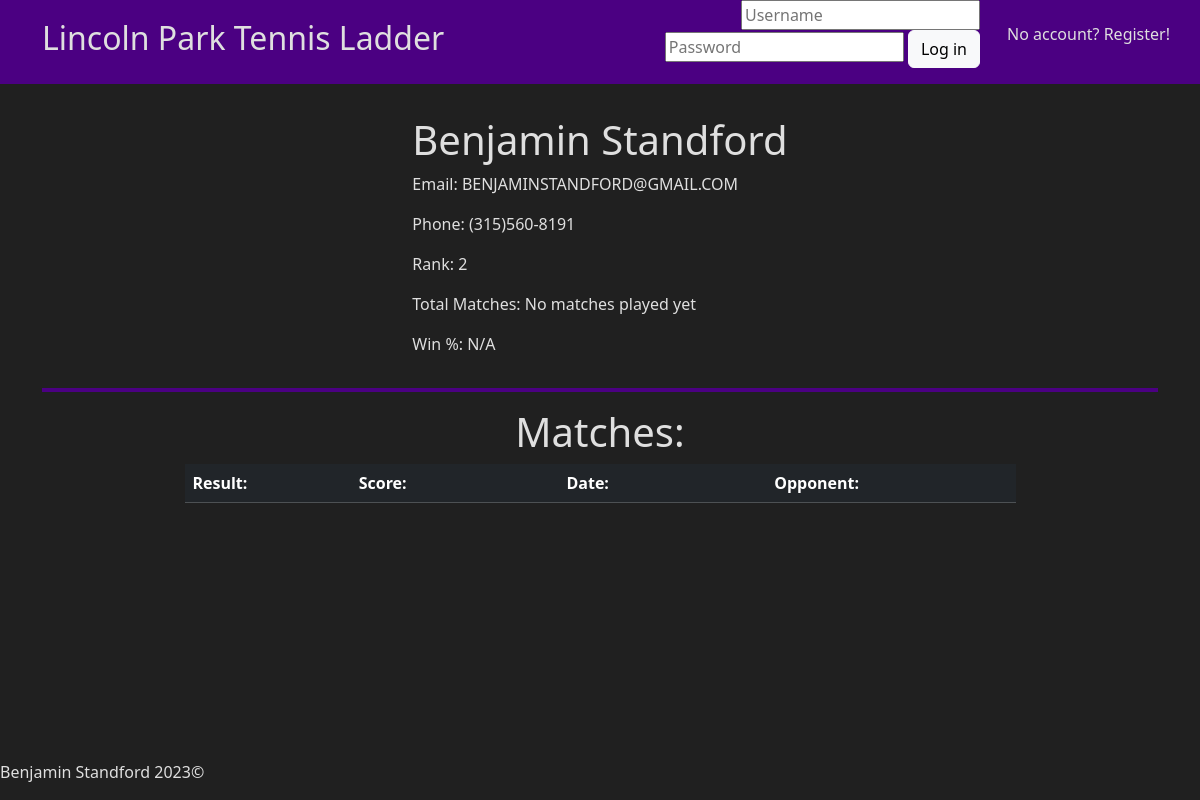
Before: /profile?id=1 with the older database file.
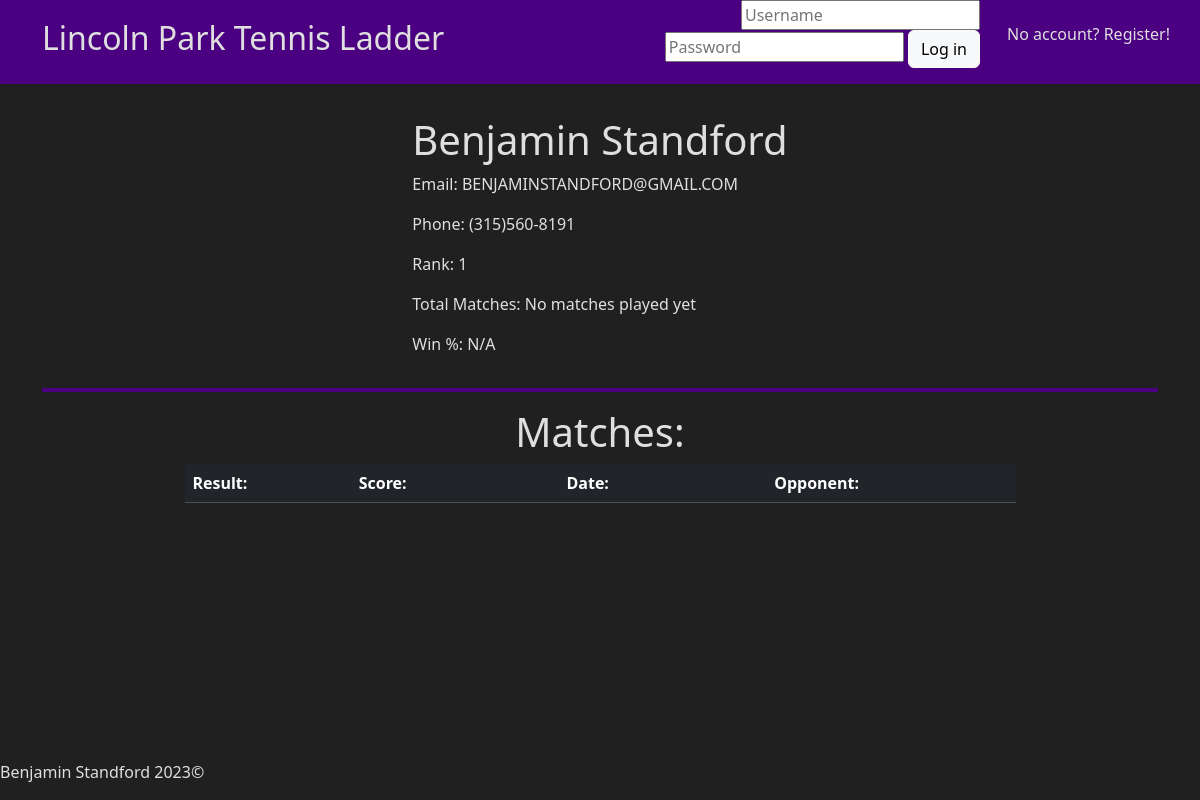
After: the same page with the newer database file.
### app/helpers.py (models this page shows, shortened)
class User(db.Model):
    id = db.Column(db.Integer(), primary_key=True)
    first= db.Column(db.String(255), nullable=False)
    last = db.Column(db.String(255), nullable=False)
    username = db.Column(db.String(255), unique=True, nullable=False)
    password = db.Column(db.LargeBinary, nullable=False)
    salt = db.Column(db.LargeBinary, nullable=False)
    email = db.Column(db.String(255), unique=True, nullable=False)
    phone = db.Column(db.String(255))
    rank = db.Column(db.Integer(), default=0)
    date_joined = db.Column(db.Date, default=datetime.utcnow)
    matches = db.relationship("Match", secondary=user_match, backref="players")
    temp_matches = db.relationship("Temp_match", secondary=user_temp, backref="players")
    matches_won = db.relationship("Match", backref="winner", foreign_keys="Match.winner_id", lazy=True)
    matches_lost = db.relationship("Match", backref="loser", foreign_keys="Match.loser_id", lazy=True)
    temp_matches_won = db.relationship("Temp_match", backref="winner", foreign_keys="Temp_match.winner_id", lazy=True)
    temp_matches_lost = db.relationship("Temp_match", backref="loser", foreign_keys="Temp_match.loser_id", lazy=True)
    msg_sent = db.relationship("Chat", backref="sender", foreign_keys="Chat.sender_id", lazy=True)
    msg_received = db.relationship("Chat", backref="recipient", foreign_keys="Chat.recipient_id", lazy=True)

### app/routes.py (the view)
@app.route("/profile")
def profile():
    id = request.args.get('id')
    profile, stats = h.get_profile(id)
    return render_template("profile.html", profile=profile, stats=stats)

### app/helpers.py (called while the page is built)
def get_profile(id):
    profile = User.query.filter_by(id=id).first()
    stats = []
    if profile.matches:
        stats.append(len(profile.matches))
        stats.append(int(len(profile.matches_won) / len(profile.matches) * 100))
    else:
        stats.append("No matches played yet")
        stats.append("N/A")
    return profile, stats

### app/templates/profile.html (shortened to what this page needs)
{% extends "layout.html" %}
{% block main %}
    <div class="container">
        <div class="p-3"></div>
        <div class="row justify-content-center">
            <div class="col-auto">
                <h1>{{ profile.first }} {{ profile.last }}</h1>
                <p>Email: {{ profile.email }}</p>
                <p>Phone: {{ profile.phone }}</p>
                <p>Rank: {{ profile.rank }}</p>
                <p>Total Matches: {{ stats[0] }}</p>
                <p>Win %: {{ stats[1] }}</p>
            </div>
        </div>
        <hr class="border-4 opacity-100">
        <div class="row justify-content-center">
            <div class="col-12 col-md-9 text-center">
                <h1>Matches:</h1>
                <table class="table table-dark table-striped table-hover">
                    <thead>
                        <tr>
                            <th style="width: 20%">Result:</th>
                            <th style="width: 25%">Score:</th>
                            <th style="width: 25%">Date:</th>
                            <th style="width: 30%">Opponent:</th>
                        </tr>
                    </thead>
                </table>
            </div>
        </div>
    </div>
{% endblock %}

### app/templates/layout.html (shortened to what this page needs)
<!DOCTYPE <!DOCTYPE html>
<html lang="en">
    <head>
        <link href="https://cdn.jsdelivr.net/npm/bootstrap@5.3.2/dist/css/bootstrap.min.css" rel="stylesheet">
        <link rel="stylesheet" href={{ url_for("static", filename="styles.css") }}>
    </head>
    <body>
        <header class="sticky-top">
            <div class="container">
                {% if page == 'register' %}
                <div class="row align-items-center justify-content-between" id="header-row">
                    <div class="col-12 col-md-3 col-lg-5 text-center text-md-start">
                        <a href="/" id="logo" alt="Logo">
                            <h2>Lincoln Park Tennis Ladder</h2>
                        </a>
                    </div>
                    </div>
                {% elif not "USER" in session %}
                    <div class="row align-items-center justify-content-between" id="header-row">
                        <div class="col-12 col-md-3 col-lg-5 text-center text-md-start">
                            <a href="/" id="logo" alt="Logo">
                                <h2>Lincoln Park Tennis Ladder</h2>
                            </a>
                        </div>
                        <div class="col-12 col-md-9 col-lg-5 text-center text-md-end p-0">
                            <form action="/" id="login-form" method="post">
                                <input class="no-margin" id="username" name="username" type="text" placeholder="Username" autocomplete="off" autofocus required/>
                                <input class="no-margin" id="password" name="password" type="password" placeholder="Password" required/>
                                <button class="btn btn-light no-margin" type="submit" id="login-btn">Log in</button>
                            </form>
                        </div>
                        <div class="col-12 col-md-12 col-lg-2 text-md-end text-center text-lg-end p-0">
                            <p><a href="/register">No account? Register!</a></p>
                        </div>
                    {% endif %}
                </div>
            </div>
        </header>
        <main>
            {% block main %}
            {% endblock %}
            <div class="p-5"></div>
        </main>
        <footer class="fixed-bottom">
            <address>Benjamin Standford 2023©</address>
        </footer>
    </body>
</html>

### app/static/styles.css (style rules this page uses)
body { background-color: #202020; color: #dfdfdf; }
header { background-color:indigo; }
a { color: inherit; text-decoration: none; }
hr { color:indigo; }
.no-margin { margin: 0; }
#header-row { min-height: 80px; }

Changed rows visible on the page:
changed User "Benjamin": rank "2" → "1"
